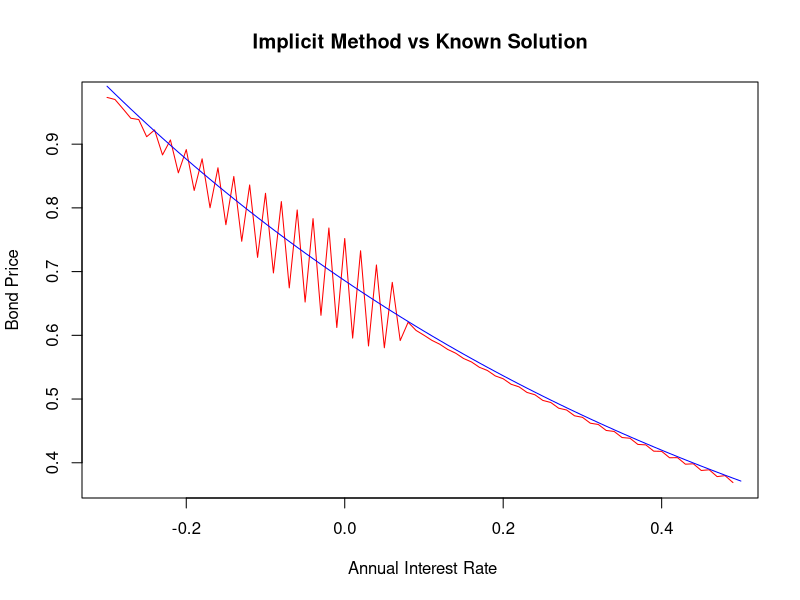
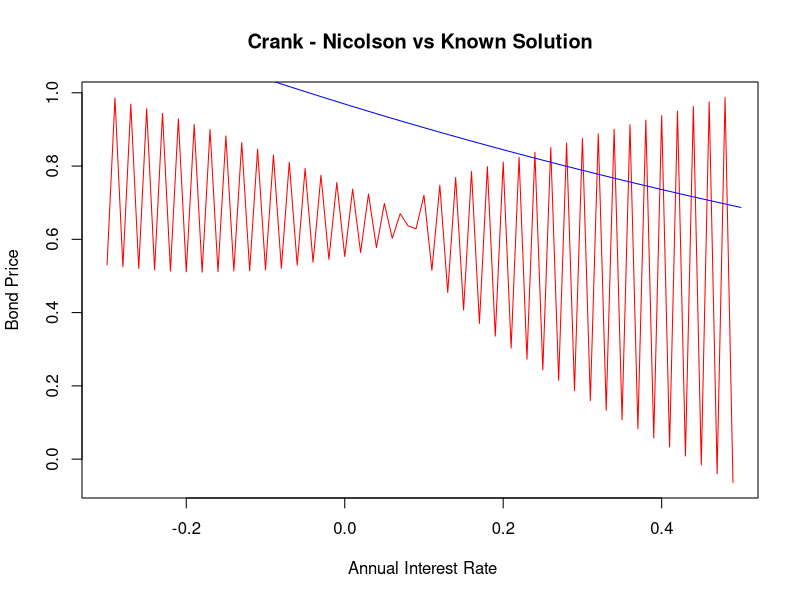

Generate these figures, in order, with R:
## ---- chunk 1
knitr::opts_chunk$set(echo = TRUE)
rm(list = ls(all =TRUE))
## ---- chunk 2
# Closed form solution to Bond price

bond_price <- function(alpha,beta,sigma,t,T,r){
  A <- (1-exp(-beta*(T-t)))/(beta)
  B <- (1/beta)*((alpha-(sigma)^2/(2*beta))*(A - T +t) - (sigma^(2)*A^2)/(4))
  exp(-A*r +B)
}

## ---- chunk 3
# Monte Carlo Simulation

monte_carlo <- function(alpha, beta, sigma, t, T, r, n, s){
  # s = number of sub-intervals
  # n = number of simulation trials  
  
  dt <- T/s
  sim_path <- matrix(NA,nrow = n, ncol = 1) # matrix to store simulated path integrals
  sim_r <- NULL # vector to store rates on the path
  
  
  for (d in 1:n){
    sim_r[1] <- r
    for (j in 2:s){
      mu <- alpha/beta + exp(-beta*dt)*(sim_r[j-1] -alpha/beta)
      sd <- sqrt((sigma^2/(2*beta))*(1 -exp(-2*beta*(dt))))
      sim_r[j] <- rnorm(1,mu,sd)
    }
    
    int <- dt*(sum(sim_r)) # integral of path
    sim_path[d,1] <- exp(-int) # bond price of path
    
  }
  mean(sim_path) # empirical expectation of bond price using all paths
}

## ---- chunk 4
#Generate normal RV
z=rnorm(1000)
z.=-z

# Another Version of the MOnte Carlo simulations
Crude_Monte_Carlo=function(alpha,beta,sigma,T,r0,n,s){
  
  # alpha, beta, sigma <- Fixed Parameters
  # T <- maturity time
  # r0 <- Initial rate at time 0
  # n <- Number of Simulations
  # s <- NUmber of Subintervals 
  
  #Simulate interest rates
  dt <- T/s # Length of sub-intervals
  sim_path= matrix(0,s+1,n) # Matrix that stores rate pathways
  sim_path[1,]= r0
  
  for (i in 1:n){
    for (j in 2:(s+1)){
      dr=alpha*(beta-sim_path[j-1,i])*dt+sigma*sqrt(dt)*rnorm(1)# Euler Discretization
      sim_path[j,i]=sim_path[j-1,i]+dr
    }
  }
  
  # Monte Carlo Simulations
  Sum=colSums(sim_path[2:(s+1),]*dt)
  int=exp(-Sum)
  mean=mean(int)
  sd=sd(int)/sqrt(n)
  result=c(mean,sd)
  result
}
## ---- chunk 5
# Improvements to the Monte Carlo Simulation


#################################################################################
# Antithetic Variates
################################################################################

Antithetic_variates= function(alpha,beta,sigma,T,r0,n,s){
  dt <- T/s # Length of sub-intervals
  sim_path= matrix(0,s+1,n) # Matrix that stores rate pathways
  sim_path_inv= matrix(0,nrow = s+1, ncol = n)# matrix to generate interest paths using inverse RV
  sim_path[1,]= r0
  sim_path_inv[1,]=r0
 
  
  for (i in 1:n){
    for (j in 2:(s+1)){
      dr=alpha*(beta-sim_path[j-1,i])*dt+sigma*sqrt(dt)*z[i] # Euler Discretization
      dr_i= alpha*(beta-sim_path_inv[j-1,i])*dt + sigma*sqrt(dt)*z.[i]
      sim_path[j,i]=sim_path[j-1,i]+dr
      sim_path_inv[j,i]=sim_path_inv[j-1,i]+dr_i
      
    }
  }
  
  # Monte Carlo Simulations
  Sum=colSums(sim_path[2:(s+1),]*dt)
  Sum.=colSums(sim_path_inv[2:(s+1),]*dt)
  int.=exp(-Sum.)
  int=exp(-Sum)# Estimate using the conjugate rates
  Average=(int+int.)/2 # Average of estimates
  mean=mean(Average)
  sd=sd(Average)/sqrt(n)
  result=c(mean,sd)
  result
  
}



## ---- chunk 6
#################################################################################
# Moment matching
#################################################################################

Moment_Matching=function(alpha,beta,sigma,T,r0,n,s){
  
  # alpha, beta, sigma <- Fixed Parameters
  # T <- maturity time
  # r0 <- Initial rate at time 0
  # n <- Number of Simulations
  # s <- NUmber of Subintervals 
  
  #Simulate interest rates
  dt <- T/s # Length of sub-intervals
  sim_path= matrix(0,s+1,n) # Matrix that stores rate pathways
  sim_path[1,]= r0
  z=rnorm(s)
  z_m= z-mean(z) # MOMENT MATCHING TRANSFORMATION 
  
  for (i in 1:n){
    for (j in 2:(s+1)){
      dr=alpha*(beta-sim_path[j-1,i])*dt+sigma*sqrt(dt)*z_m[i]# Euler Discretization
      sim_path[j,i]=sim_path[j-1,i]+dr
    }
  }
  
  # Monte Carlo Simulations
  Sum=colSums(sim_path[2:(s+1),]*dt)
  int=exp(-Sum)
  mean=mean(int)
  sd=sd(int)/sqrt(n)
  result=c(mean,sd)
  result
}
## ---- chunk 7
#################################################################################
# Control Variates
#################################################################################

# We have decided to make use of the CIR model as our control variate process.
# Below is the closed form solution under the CIR model
bond_price_CIR <- function(alpha,beta,sigma,t,T,r0){
  h <- sqrt(alpha^(2)+2*sigma^(2))
  A <-(2*h*exp((alpha+h)*(T-t)/2)/(2*h+(alpha+h)*(exp((T-t)*(h))-1)))^((2*alpha*beta)/sigma^(2))
  B <-2*(exp((T-t)*(h))-1)/(2*h+(alpha+h)*(exp((T-t)*(h))-1))
  A*exp(-B*r0)
}


# Monte Carlo Simulations of Bond Price under the CIR model

CIR_MC= function(alpha,beta,sigma,T,r0,n,s){
  
  dt <- T/s # Length of sub-intervals
  sim_path= matrix(0,s+1,n) # Matrix that stores rate pathways
  sim_path[1,]= r0
  
  for (i in 1:n){
    for (j in 2:(s+1)){
      dr=alpha*(beta-sim_path[j-1,i])*dt+(sigma*sqrt(dt)*rnorm(1)*sqrt(sim_path[j-1,i]))# Euler Discretization
      sim_path[j,i]=sim_path[j-1,i]+dr
    
    }
  }
  
  # Monte Carlo Simulations
  Sum=colSums(sim_path[2:(s+1),]*dt)
  int=exp(-Sum)
  mean=mean(int)
  sd=sd(int)/sqrt(n)
  result=c(mean,sd)
  result
  
}

# Therefore the control variates estimate:

Control_Variates_estimate= function(alpha, beta, sigma,t,T,r0,n,s){
  Crude_Monte_Carlo(alpha,beta,sigma,T,r0,n,s)[1]- CIR_MC(alpha,beta,sigma,T,r0,n,s)[1]+bond_price_CIR(alpha,beta,sigma,t,T,r0)
}
  

## ---- chunk 8
# Explicit Method

# Simple Bond price function
B <- function(t,T,r){
  exp(-(T-t)*r)
}

explicit <- function(alpha,beta,sigma,r,I,T){

# I = partition of time
# J = partition of rate
# dr = length of rate sub-intervals
# r must be in the middle of partition of J
# length of J must be twice the length of I
dr <- 2*r/(2*length(I))
  
J <- seq(0,2*r,dr)    

dt = T/length(I) # length of each time sub-interval

V <- matrix(NA, nrow = length(J), ncol = length(I)+1) # empty matrix
nr <- length(J) # number of rows of the matrix - represents partition of rate
nt <- length(I)+1 # number of columns - represents partition of time

V[,length(I)+1] <- rep(1) # Boundary condition at expiry of bond

count <- 0 # set up count variable
for (i in rev(I)){ # rev is the reverse order of the time partition | i corresponds to the columns of the lattice
  count <- count+1 # keeping track of loop
  for (j in (1+count):(nr-count)){ # j corresponds to the rows of the lattice
    pu <- dt*(sigma^2/(2*dr^2) + (alpha -beta*J[nr-j])/(2*dr)) # up value
    pm <- 1 - (sigma^2*dt)/(dr^2) # middle value
    pd <- dt*(sigma^2/(2*(dr^2)) - (alpha -beta*J[nr-j])/(2*dr)) # down value
    V[j,i] <- ((1+J[nr-j]*dt)^(-1))*(pu*V[j-1,i+1] + pm*V[j,i+1] +pd*V[j+1,i+1])
  }

}

V[(nr+1)/2,1]

}

X = explicit(0.08,0.8,0.005,0.03,1:50,T=1)
Z <- bond_price(0.08,0.8,0.005,0,1,0.03)

## ---- chunk 9

# Implicit Method

implicit <- function(alpha,beta,sigma,r,I,J,T){
  # I = partition of time interval
  # J = partition of short rate variable
  
  nr <- length(J) # number of rows based on rate grid points
  nc <- length(I) # number of columns based on number of time grid points
  
  dr <- J[2] - J[1] #length of each sub-interval across J
  dt <- T/length(I) #length of each sub-interval across I
  
  
  # For each j in J we define the following functions at a fixed time point
  
  pd <- function(j){
    dt*((alpha-beta*J[j+1])/(2*dr) - (sigma^2)/(2*dr^2))
    
  }
  
  pm <- function(j){
    dt*(J[j+1] + 1/dt +sigma^2/(dr^2))
  }
  
  pu <- function(j){
    -dt*((alpha-beta*J[j+1])/(2*dr) + (sigma^2)/(2*dr^2))
    
  }
  
  # Setting up tridiagonal matrix
  Diag <- matrix(0,nrow = nr-1,ncol = nr-1)
  
  # Filling main diagonal
  for (j in 1:(nr-1)){
    Diag[j,j] <- pm(j)
    
  }
  
  # Filling lower diagonal
  for (j in 2:(nr-1)){
    Diag[j,j-1] <- pd(j)
  }
  
  # Filling upper diagonal
  for (j in 1:(nr-2)){
    Diag[j,j+1] <- pu(j)
  }
  
  
  B <- matrix(1,ncol = 1,nrow = nr-1) # The matrix of bond prices at maturity time 
  
  for (i in I){
    C <- matrix(0,ncol = 1, nrow = nr-1) # Another matrix for boundary conditions
    C[nr-1,1] <- (-pu(nr-1))*B[nr-1,1]
    C[1,1] <- -pd(1)
    A <- B + C # Working backwards recursively 
    B <- solve(Diag)%*%A 
  }
  
  B # Output of bond prices at time 0 for varying rates
  
}

R <- implicit(0.08,0.8,0.005,0.05,1:100,seq(-0.3,0.5,0.01),T=5)

#============================================================================================
# Doing some plots

xvec <- seq(-0.3,0.5,0.01)
S <- NULL
for (r in 1:length(xvec)){
  S[r] <- bond_price(0.08,0.8,0.005,0,5,xvec[r])
  }
plot(R, x = xvec[1:length(xvec)-1],xlab = " Annual Interest Rate",ylab = "Bond Price",type = "l", col ="red", main = "Implicit Method vs Known Solution")
lines(xvec,S, col ="blue", lty =1.5)
## ---- chunk 10
# Crank-Nicholson Method

CN <- function(alpha, beta, sigma, r,T, I, J){
  # I = partition of time interval
  # J = partition of short rate interval
  
  X <- length(I) # number of time grid points
  Y <- length(J) # number of rate grid points
  
  nr <- Y - 1 # number of rows
  
  dr <- J[2] - J[1]
  dt <- T/X
  
  #===========================================================================================
  # Define the following functions for j = 1,...,nr at each time point i
  
  pd <- function(j){
    (alpha -beta*J[j+1])/(2*dr) - sigma^2/(4*dr^2)
  }
  
  pm_1 <- function(j){
    J[j+1]/2 + 1/dt + sigma^2/(2*dr^2)
  }
  
  pm_2 <- function(j){
    -J[j+1]/2 + 1/dt - sigma^2/(2*dr^2)
  }
  
  pu <- function(j){
    - (alpha -beta*J[j+1])/(2*dr) - sigma^2/(4*dr^2)
  }
  
  #===========================================================================================
  # Define 2 tridiagonal matricies. One for time point i and one for time point i+1
  
  Diag_1 <- matrix(0,nrow = nr,ncol = nr)
  Diag_2 <- matrix(0,nrow = nr,ncol = nr)
  
  # Main diagonal of matrix 1
  for (j in 1:nr){
    Diag_1[j,j] <- pm_1(j)
    
  }
  
  # Filling lower diagonal of matrix 1
  for (j in 2:nr){
    Diag_1[j,j-1] <- pd(j)
  }
  
  # Filling upper diagonal of matirx 1
  for (j in 1:(nr-1)){
    Diag_1[j,j+1] <- pu(j)
  }  
  
  # Main diagonal of matrix 2
  for (j in 1:nr){
    Diag_2[j,j] <- pm_2(j)
    
  }
  
  # Filling lower diagonal of matrix 2
  for (j in 2:nr){
    Diag_2[j,j-1] <- -pd(j)
  }
  
  # Filling upper diagonal of matirx 2
  for (j in 1:(nr-1)){
    Diag_2[j,j+1] <- -pu(j)
  }
  
  
  #===========================================================================================
  # Constructing more matricies and iterating the procedure from maturity to time 0
  # These matricies take care of the boundary conditions
  C_1 <- matrix(0,nrow = nr,ncol = 1)
  C_1[1,1] <- pd(1)
  C_1[nr,1] <- pu(nr)
  
  C_2 <- matrix(0,nrow = nr,ncol = 1)
  C_2[1,1] <- -pd(1)
  C_2[nr,1] <- -pu(nr)
  
  # Vector of bond price values at time i
  Bond_values <- matrix(1,nrow = nr, ncol = 1)
  
  for (i in I){
    Inv <- solve(Diag_1)
    RHS <- Diag_2%*%Bond_values + C_2 - C_1
    Bond_values <- Inv%*%RHS
  }

  Bond_values
  
}


G <- CN(0.08,0.8,0.005,0.05, T=5, I=1:365, J = seq(-0.3,0.5,0.01))

#============================================================================================
# Doing some plots

xvec <- seq(-0.3,0.5,0.01)
S <- NULL
for (r in 1:length(xvec)){
  S[r] <- bond_price(0.08,0.8,0.005,0,1,xvec[r])
}
plot(G, x = xvec[1:length(xvec)-1],xlab = " Annual Interest Rate",ylab = "Bond Price",type = "l", col ="red", main = "Crank - Nicolson vs Known Solution")
lines(xvec,S, col ="blue", lty =1.5)
## ---- chunk 11
# Modified Fully Implicit Method
## ---- chunk 12
# Comparison of results
# Varying short rates

compare_mat <- matrix(NA,nrow = 10, ncol = 8) # matrix of comparison

colnames(compare_mat) <- c("Alpha","Beta","Sigma","Initial rate","Known Price","Monte Carlo"," MC System Time","MC Squared Deviations")


a = 0.01
b = 0.1
s = 0.04
t= 0
T = 1

for (j in 1:10){
  compare_mat[j,1] <- a
  compare_mat[j,2] <- b
  compare_mat[j,3] <- s
  compare_mat[j,4] <- 0.01 +0.01*(j-1)
  compare_mat[j,5] <- bond_price(alpha = compare_mat[j,1],beta = compare_mat[j,2], sigma = compare_mat[j,3], t= 0, T = 1, r = compare_mat[j,4])
  start_time <- proc.time()[1]
  compare_mat[j,6] <- monte_carlo(alpha = compare_mat[j,1],beta = compare_mat[j,2], sigma = compare_mat[j,3], t= 0, T = 1, r = compare_mat[j,4], n = 1000, s=250)
  compare_mat[j,7] <- proc.time()[1] -start_time
  compare_mat[j,8] <- (compare_mat[j,6] -compare_mat[j,5])^2
}

var <- sum(compare_mat[,8])/9

library(knitr)
kable(compare_mat,align = "c")
      
